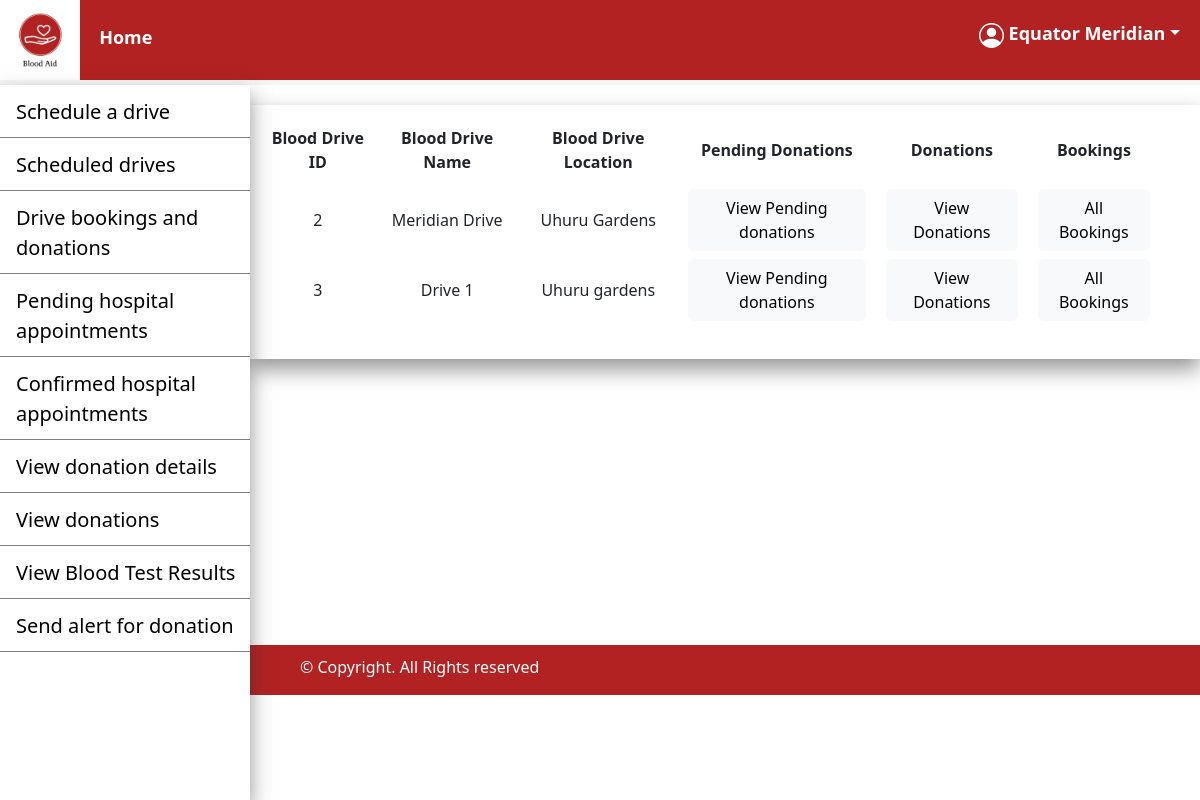
The app's page /blood_drive/hospital_drive.php (signed in) with its own data.
### tables this page shows
CREATE TABLE `blood_drive` (
  `blood_drive_id` int(11) NOT NULL,
  `blood_drive_name` varchar(150) NOT NULL,
  `blood_drive_location` varchar(100) NOT NULL,
  `date_from` datetime NOT NULL,
  `date_to` datetime NOT NULL,
  `hospital_id` int(11) NOT NULL
);

### blood_drive/hospital_drive.php (the view, shortened to what this page needs)
<?php
include('../connection/connect.php');
$id = $_SESSION['id']??null;
$sql = "SELECT * FROM blood_drive WHERE hospital_id = '$id' ORDER BY date_from";
$result = $connection->query($sql);
?>
<!DOCTYPE html>
<html>
    <head>
        <link href="https://cdn.jsdelivr.net/npm/bootstrap@5.2.0-beta1/dist/css/bootstrap.min.css" rel="stylesheet">
        <link href = "https://code.jquery.com/ui/1.10.4/themes/blitzer/jquery-ui.css" rel = "stylesheet">
        <link href = "../css/styles.css" rel = "stylesheet">
    </head>
    <body>
        <header>
        <nav style = 'position:fixed'>
            <img id="logo" src="../images/Logo.png" width="80"height="80">
            <a href="../hospital_page.php" style="margin-left:15px;">Home</a>
                <a href = ''style = "float: right;margin-right: 20px; padding-top:20px;" class = 'dropdown-toggle password' id = 'user' data-bs-toggle="dropdown">&nbsp;<?php echo $_SESSION['name']??null;?></a>
            </nav>
        </header>
        <div class="sidenav box-shadow">
            <a href="drive_scheduling.php">Schedule a drive</a>
            <a href="driveHospitalView.php">Scheduled drives</a>
            <a href="hospital_drive.php">Drive bookings and donations</a>
            <a href="../hospital_appointment/hospitalViewPendingAppointment.php">Pending hospital appointments</a>
            <a href="../hospital_appointment/hospitalViewConfirmedAppointment.php">Confirmed hospital appointments</a>
            <a href="../donate/hospitalViewDonationDetails.php">View donation details</a>
            <a href="../donate/hospitalViewDonations.php">View donations</a>
            <a href="../test_results/HospitalViewReleasedResults.php">View Blood Test Results</a>
            <a href="../hospital/requestBlood.php">Send alert for donation</a>
        </div>
        <main class = 'main'>
            <div style ='margin-top:50px'>
                <a href = ''data-bs-toggle="offcanvas" data-bs-target="#offcanvasLeft" aria-controls="offcanvasLeft"></a>
            </div>
            <div class="container">
                <div class="row">
                    <div id = 'drivehospitalview'class="col-md-auto box-shadow">
                        <?php
                        if (mysqli_num_rows($result) > 0)
                        {?>
                            <table>
                                <thead>
                                    <tr>
                                        <th>Blood Drive ID</th>
                                        <th>Blood Drive Name</th>
                                        <th>Blood Drive Location</th>
                                        <th>Pending Donations</th>
                                        <th>Donations</th>
                                        <th>Bookings</th>
                                    </tr>
                                </thead>
                                <tbody>
                                <tr><?php
                            while($row = mysqli_fetch_assoc($result))
                            {
                                $drive_id = $row['blood_drive_id'];
                                echo
                                    "
                                    <td>".$drive_id."</td>
                                    <td>".$row['blood_drive_name']."</td>
                                    <td>".$row['blood_drive_location']."</td>
                                    <td><a href = 'pendingDriveDonations.php?id=$drive_id'><button class = 'btn btn-light'>View Pending donations</button></a></td>
                                    <td><a href = '../donate/driveDonationDetails.php?id=$drive_id'><button class = 'btn btn-light'>View Donations</button></a></td>
                                    <td><a href = 'drive_bookings.php?id=$drive_id'><button class = 'btn btn-light'>All Bookings</button></a></td>
                                    </tr>";
                            }?>
                        </tbody>
                        </table><br/>
                        <?php
                        }else {
                           ?><script>alert('No blood drives scheduled');window.location.href = 'drive_scheduling.php';</script>
                        <?php
                        }?>
                    </div><div class="col"></div>
                    </div>
            </div>
        </main>
        <footer class = 'sidenav_footer' style="margin-top:11px;">
            <p>&#169; Copyright. All Rights reserved</p>
        </footer>
    </body>
</html>

### css/styles.css (style rules this page uses)
.box-shadow { -webkit-box-shadow: 0px 10px 20px 0px rgba(50, 50, 50, 0.52); -moz-box-shadow: 0px 10px 20px 0px hsla(0, 0%, 20%, 0.52); box-shadow: 0px 10px 20px 0px rgba(50, 50, 50, 0.52) }
#drivehospitalview { margin-top:20px; margin-bottom:275px; padding:10px; padding-right:40px; }
table { width:100%; }
table a { color:black; }
table, th, td { text-align:center; height: 70px; }
th,td { padding-left:10px; padding-right:10px; }
thead { height:60px; }
nav a { color:white; text-decoration: none; font-weight: bold; font-size: large; }
nav { top:0; width:100%; border-bottom: solid whitesmoke 5px; color:white; background-color: #b22222; }
footer { color:white; background-color: #b22222; height:50px; padding-left:20px; padding-top:10px; }
#logo { padding: 0; }
.sidenav { overflow-y: scroll; top: 0; bottom: 0; width: 250px; position: fixed; z-index: 1; left: 0; background-color: #fff; overflow-x: auto; margin-top:85px; }
.main { margin-left: 250px; }
.sidenav a { padding: 12px 8px 10px 16px; text-decoration: none; font-size: 20px; color: #000; display: block; border-bottom: 0.001px grey solid; }
.sidenav_footer { padding-left: 300px; }

### records on screen
blood_drive: blood_drive_id "2", blood_drive_name "Meridian Drive", blood_drive_location "Uhuru Gardens"
blood_drive: blood_drive_id "3", blood_drive_name "Drive 1", blood_drive_location "Uhuru gardens"

### other values on screen
$_SESSION['name'] "Equator Meridian"
